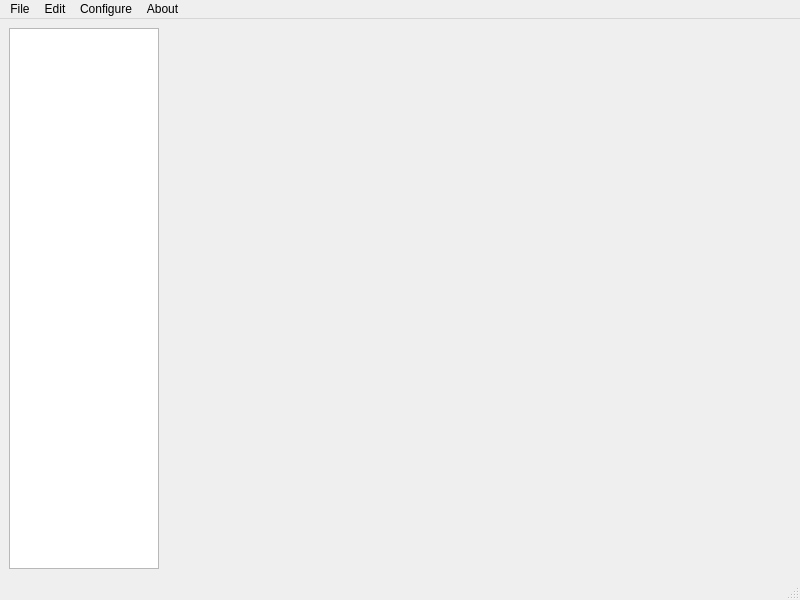
<?xml version="1.0" encoding="UTF-8"?>
<ui version="4.0">
 <class>MainWindow</class>
 <widget class="QMainWindow" name="MainWindow">
  <property name="geometry">
   <rect>
    <x>0</x>
    <y>0</y>
    <width>800</width>
    <height>600</height>
   </rect>
  </property>
  <property name="windowTitle">
   <string>AradBuilder</string>
  </property>
  <widget class="QWidget" name="centralwidget">
   <layout class="QGridLayout" name="gridLayout">
    <item row="0" column="0">
     <widget class="QListWidget" name="listBuilds">
      <property name="minimumSize">
       <size>
        <width>150</width>
        <height>0</height>
       </size>
      </property>
      <property name="maximumSize">
       <size>
        <width>150</width>
        <height>16777215</height>
       </size>
      </property>
     </widget>
    </item>
    <item row="0" column="1">
     <widget class="QStackedWidget" name="stackedBuilds"/>
    </item>
   </layout>
  </widget>
  <widget class="QMenuBar" name="menubar">
   <property name="geometry">
    <rect>
     <x>0</x>
     <y>0</y>
     <width>800</width>
     <height>20</height>
    </rect>
   </property>
   <widget class="QMenu" name="menuFile">
    <property name="title">
     <string>File</string>
    </property>
    <addaction name="actionNew"/>
    <addaction name="actionSave"/>
    <addaction name="actionSaveAs"/>
    <addaction name="actionLoad"/>
   </widget>
   <widget class="QMenu" name="menuEdit">
    <property name="title">
     <string>Edit</string>
    </property>
    <addaction name="actionAdd"/>
    <addaction name="actionCopy"/>
    <addaction name="actionDelete"/>
   </widget>
   <widget class="QMenu" name="menuConfugure">
    <property name="title">
     <string>Configure</string>
    </property>
    <addaction name="actionShowTotal"/>
    <addaction name="actionShowCost"/>
    <addaction name="actionShowMax"/>
   </widget>
   <widget class="QMenu" name="menuAbout">
    <property name="title">
     <string>About</string>
    </property>
   </widget>
   <addaction name="menuFile"/>
   <addaction name="menuEdit"/>
   <addaction name="menuConfugure"/>
   <addaction name="menuAbout"/>
  </widget>
  <widget class="QStatusBar" name="statusbar"/>
  <action name="actionNew">
   <property name="text">
    <string>New</string>
   </property>
   <property name="shortcut">
    <string>Ctrl+Shift+N</string>
   </property>
  </action>
  <action name="actionSave">
   <property name="text">
    <string>Save</string>
   </property>
   <property name="shortcut">
    <string>Ctrl+S</string>
   </property>
  </action>
  <action name="actionSaveAs">
   <property name="text">
    <string>SaveAs</string>
   </property>
   <property name="shortcut">
    <string>Ctrl+Shift+S</string>
   </property>
  </action>
  <action name="actionAdd">
   <property name="text">
    <string>Add</string>
   </property>
   <property name="shortcut">
    <string>Ctrl+N</string>
   </property>
  </action>
  <action name="actionCopy">
   <property name="text">
    <string>Copy</string>
   </property>
   <property name="shortcut">
    <string>Ctrl+C</string>
   </property>
  </action>
  <action name="actionPaste">
   <property name="text">
    <string>Paste</string>
   </property>
   <property name="shortcut">
    <string>Ctrl+V</string>
   </property>
  </action>
  <action name="actionCut">
   <property name="text">
    <string>Cut</string>
   </property>
   <property name="shortcut">
    <string>Ctrl+X</string>
   </property>
  </action>
  <action name="actionDelete">
   <property name="text">
    <string>Delete</string>
   </property>
   <property name="shortcut">
    <string>Shift+Del</string>
   </property>
  </action>
  <action name="actionShowTotal">
   <property name="checkable">
    <bool>true</bool>
   </property>
   <property name="checked">
    <bool>true</bool>
   </property>
   <property name="text">
    <string>Show Total</string>
   </property>
  </action>
  <action name="actionShowCost">
   <property name="checkable">
    <bool>true</bool>
   </property>
   <property name="checked">
    <bool>true</bool>
   </property>
   <property name="text">
    <string>Show Cost</string>
   </property>
  </action>
  <action name="actionShowMax">
   <property name="checkable">
    <bool>true</bool>
   </property>
   <property name="checked">
    <bool>true</bool>
   </property>
   <property name="text">
    <string>Show Max</string>
   </property>
  </action>
  <action name="actionLoad">
   <property name="text">
    <string>Load</string>
   </property>
   <property name="shortcut">
    <string>Ctrl+L</string>
   </property>
  </action>
 </widget>
 <resources/>
 <connections>
  <connection>
   <sender>listBuilds</sender>
   <signal>currentRowChanged(int)</signal>
   <receiver>stackedBuilds</receiver>
   <slot>setCurrentIndex(int)</slot>
   <hints>
    <hint type="sourcelabel">
     <x>103</x>
     <y>248</y>
    </hint>
    <hint type="destinationlabel">
     <x>240</x>
     <y>239</y>
    </hint>
   </hints>
  </connection>
 </connections>
</ui>
